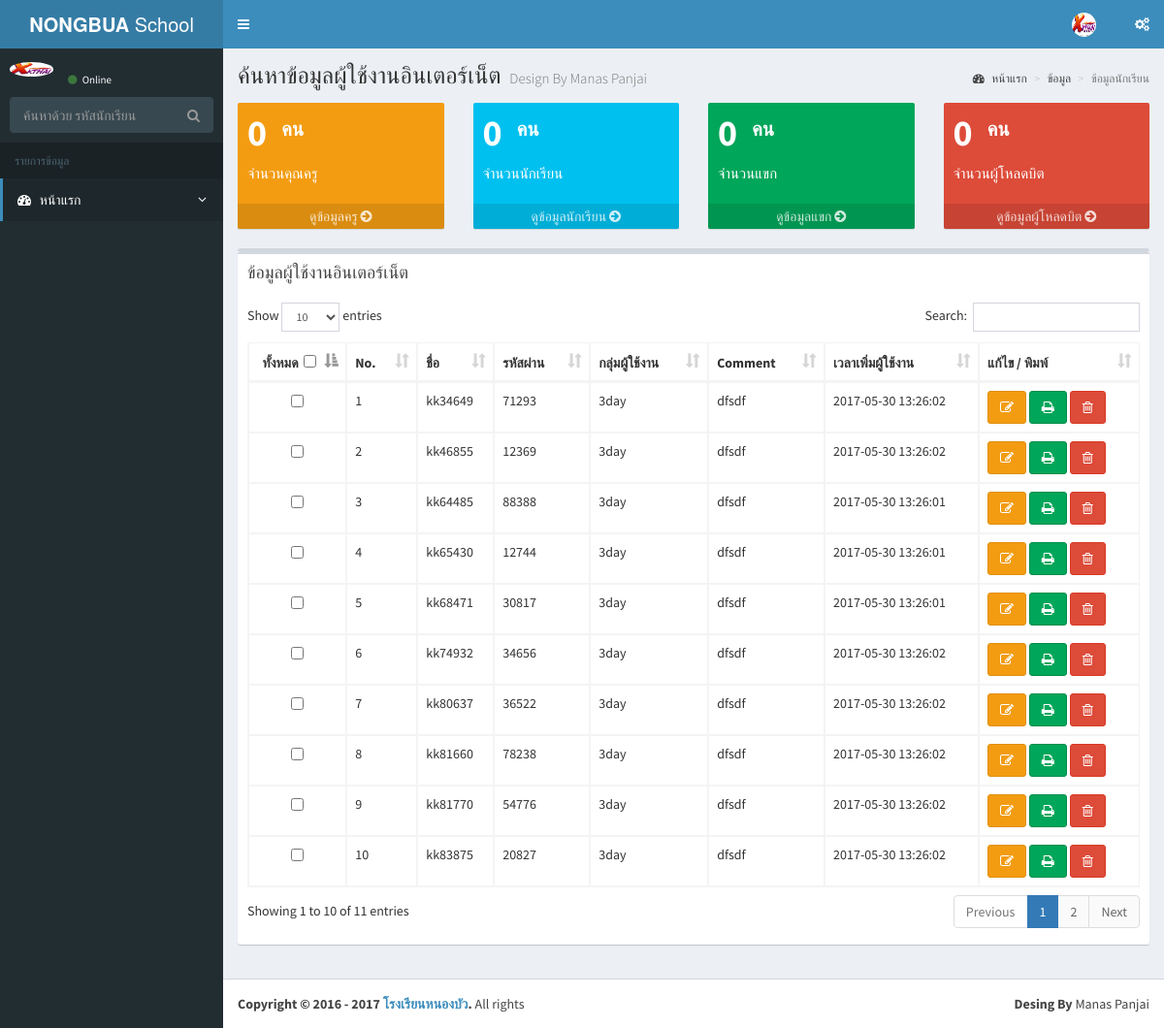
Screenshot of /site/search_user1.php with the database file from the repository.
### tables this page shows
CREATE TABLE `mt_gen` (
  `user` varchar(11) NOT NULL,
  `pass` varchar(10) NOT NULL,
  `profile` varchar(50) NOT NULL,
  `qrcode` varchar(20) NOT NULL,
  `date` datetime NOT NULL,
  `mt_id` int(100) NOT NULL,
  `status` varchar(10) NOT NULL
);

### site/search_user1.php (the view, shortened to what this page needs)
<?php
    $serverName = "localhost";
    $userName = "root";
    $userPassword = "mikrotikthailand";
    $dbName = "api_mikrotik";
    $conn = mysqli_connect($serverName,$userName,$userPassword,$dbName);
      $sql = "SELECT * FROM  mt_gen WHERE  profile  LIKE  '%teacher%'  ";
      $query = mysqli_query($conn,$sql);
      $teacher_sum_score = mysqli_num_rows($query);
     $sql = "SELECT * FROM  mt_gen WHERE  profile  LIKE  '%studen%'  ";
     $query = mysqli_query($conn, $sql);
     $student_sum_score = mysqli_num_rows($query);
      $sql = "SELECT * FROM  mt_gen WHERE  profile  LIKE  '%guest%'  ";
      $query = mysqli_query($conn,$sql);
      $guest_sum_score = mysqli_num_rows($query);
     $sql = "SELECT * FROM  mt_gen WHERE  profile  LIKE  '%bit%'  ";
     $query = mysqli_query($conn,$sql);
     $bit_sum_score = mysqli_num_rows($query);
?>
<!DOCTYPE html>
<html>
<head>
  <link rel="stylesheet" href="../bootstrap/css/bootstrap.min.css">
  <link rel="stylesheet" href="https://cdnjs.cloudflare.com/ajax/libs/font-awesome/4.5.0/css/font-awesome.min.css">
  <link rel="stylesheet" href="https://cdnjs.cloudflare.com/ajax/libs/ionicons/2.0.1/css/ionicons.min.css">
  <link rel="stylesheet" href="../plugins/datatables/dataTables.bootstrap.css">
  <link rel="stylesheet" href="../dist/css/AdminLTE.min.css">
  <link rel="stylesheet" href="../dist/css/skins/_all-skins.min.css">
</head>
<body class="hold-transition skin-blue sidebar-mini">
<div class="wrapper">
   <header class="main-header">
                      <a href="index.php" class="logo">
                                  <span class="logo-lg"><b>NONGBUA </b> School</span>
                      </a>
    <nav class="navbar navbar-static-top">
      <a href="#" class="sidebar-toggle" data-toggle="offcanvas" role="button">
      </a>
      <div class="navbar-custom-menu">
        <ul class="nav navbar-nav">
          <li class="dropdown user user-menu">
            <a href="#" class="dropdown-toggle" data-toggle="dropdown">
              <img src="../dist/img/user2-160x160.jpg" class="user-image" alt="User Image">
            </a>
          </li>
          <li>
            <a href="#" data-toggle="control-sidebar"><i class="fa fa-gears"></i></a>
          </li>
        </ul>
      </div>
    </nav>
  </header>
  <aside class="main-sidebar">
    <section class="sidebar">
            <div class="user-panel">
                        <div class="pull-left image">
                                    <img src="../dist/img/user2-160x160.jpg" class="img-circle" alt="User Image">
                        </div>
                        <div class="pull-left info">
                          <a href="#"><i class="fa fa-circle text-success"></i> Online</a>
                        </div>
            </div>
            <form action="search_user1.php" method="get" class="sidebar-form">
                          <div class="input-group">
                                  <input type="text" name="user_id" class="form-control" placeholder="ค้นหาด้วย รหัสนักเรียน">
                                            <span class="input-group-btn">
                                                        <button type="submit" name="search" id="search-btn" class="btn btn-flat"><i class="fa fa-search"></i></button>
                                            </span>
                          </div>
            </form>
      <ul class="sidebar-menu">
            <li class="header">รายการข้อมูล</li>
                  <li class="active treeview">
                            <a href="index.php"><i class="fa fa-dashboard"></i> <span>หน้าแรก</span>
                                    <span class="pull-right-container">
                                      <i class="fa fa-angle-left pull-right"></i>
                                    </span>
                              </a>
                    </li>
            </ul>
       </section>
  </aside>
  <div class="content-wrapper">
    <section class="content-header">
      <h1>
        ค้นหาข้อมูลผู้ใช้งานอินเตอร์เน็ต
        <small>Design By Manas Panjai</small>
      </h1>
      <ol class="breadcrumb">
        <li><a href="#"><i class="fa fa-dashboard"></i> หน้าแรก</a></li>
        <li><a href="#">ข้อมูล</a></li>
        <li class="active">ข้อมูลนักเรียน</li>
      </ol>
    </section>
    <section class="content">
                      <div class="row">
                              <div class="col-lg-3 col-xs-6">
                                <div class="small-box bg-yellow">
                                  <div class="inner">
                                    <h3><? print"$teacher_sum_score";?>&nbsp;&nbsp;<sup style="font-size: 20px">คน</sup></h3>
                                    <p>จำนวนคุณครู</p>
                                  </div>
                                  <a href="#" class="small-box-footer">ดูข้อมูลครู <i class="fa fa-arrow-circle-right"></i></a>
                                </div>
                              </div>
                              <div class="col-lg-3 col-xs-6">
                                <div class="small-box bg-aqua">
                                  <div class="inner">
                                    <h3><? print"$student_sum_score";?>&nbsp;&nbsp;<sup style="font-size: 20px">คน</sup></h3>
                                    <p>จำนวนนักเรียน</p>
                                  </div>
                                  <a href="#" class="small-box-footer">ดูข้อมูลนักเรียน&nbsp;<i class="fa fa-arrow-circle-right"></i></a>
                                </div>
                              </div>
                              <div class="col-lg-3 col-xs-6">
                                <div class="small-box bg-green">
                                  <div class="inner">
                                    <h3><? print"$guest_sum_score";?>&nbsp;&nbsp;<sup style="font-size: 20px">คน</sup></h3>
                                    <p>จำนวนแขก</p>
                                  </div>
                                  <a href="#" class="small-box-footer">ดูข้อมูลแขก&nbsp;<i class="fa fa-arrow-circle-right"></i></a>
                                </div>
                              </div>
                              <div class="col-lg-3 col-xs-6">
                                <div class="small-box bg-red">
                                  <div class="inner">
                                    <h3><? print"$bit_sum_score";?>&nbsp;&nbsp;<sup style="font-size: 20px">คน</sup></h3>
                                    <p>จำนวนผู้โหลดบิต</p>
                                  </div>
                                  <a href="#" class="small-box-footer">ดูข้อมูลผู้โหลดบิต <i class="fa fa-arrow-circle-right"></i></a>
                                </div>
                              </div>
                            </div>
      <div class="row">
        <div class="col-xs-12">
          <div class="box">
          <div class="box">
            <div class="box-header">
              <h3 class="box-title">ข้อมูลผู้ใช้งานอินเตอร์เน็ต</h3>
                          </div>
            <div class="box-body">
              <div class="table-responsive">
                                <table id="example1" class="table table-bordered table-hover">
                                    <thead>
                                        <tr>
                                            <th width="10%">&nbsp;&nbsp;ทั้งหมด&nbsp;&nbsp;<input type="checkbox" id="selecctall"/></th>
                                            <th>No.</th>
                                            <th>ชื่อ</th>
                                            <th>รหัสผ่าน</th>
                                            <th>กลุ่มผู้ใช้งาน</th>
                                            <th>Comment</th>
                                            <th>เวลาเพิ่มผู้ใช้งาน</th>
                                            <th>แก้ไข / พิมพ์</th>
                                        </tr>
                                    </thead>
                        <tbody>
                        <?php
                                $hostname = "localhost";
                                $username = "root";
                                $password = "mikrotikthailand";
                                $dbName = "api_mikrotik";
                                $connect = mysqli_connect($hostname,$username,$password,$dbName);
                          $user = $_GET['user_id'];
                          $sql = "SELECT * FROM  mt_gen  WHERE  user  LIKE  '%$user%'   ORDER BY   `user`  ASC";
                          $query=mysqli_query($connect, $sql);
                          $i=0;
                          while($result=mysqli_fetch_array($query)){
                            $i++;
                          echo "<tr>";
                            echo "<td><center><input class=\"checkbox1\" type=\"checkbox\" name=\"check[]\" id=\"check[]\" value=".$result['user']."></center></td>";
                            echo "<td>".$i."</td>";
                            echo "<td>".$result['user']."</td>";
                            echo "<td>".$result['pass']."</td>";
                            echo "<td>".$result['profile']."</td>";
                            echo "<td>".$result['status']."</td>";
                            echo "<td>".$result['date']."</td>";
                                                        echo "<td>
                                                            <a href='index.php?opt=edit_user&id=".$result['user']."'><button type=\"button\" class=\"btn btn-warning\"><i class=\"fa fa-edit\"></i></button></a>
                                                            <a href='print.php?user&id=".$result['user']."' target='_blank'><button type=\"button\" class=\"btn btn-success\"><i class=\"fa fa-print\"></i></button></a>
                                                            <a href='user_del.php?name=".$result['user']."'><button type=\"button\" class=\"btn btn-danger\"><i class=\"fa fa-trash-o\"></i></button></a>
                                                            </td>";
                          echo "</tr>";
                          }
                        ?>
                                    </tbody>
                                </table>
                            </div>
            </div>
          </div>
        </div>
      </div>
    </section>
  </div>
  <footer class="main-footer">
        <div class="pull-right hidden-xs">
            <b>Desing By</b> Manas Panjai
        </div>
    <strong>Copyright &copy; 2016 - 2017 <a href="#">โรงเรียนหนองบัว</a>.</strong> All rights
  </footer>
</div>
</body>
</html>

### rows the page displays
mt_gen: user "kk34649", pass "71293", profile "3day", status "dfsdf", date "2017-05-30 13:26:02"
mt_gen: user "kk46855", pass "12369", profile "3day", status "dfsdf", date "2017-05-30 13:26:02"
mt_gen: user "kk64485", pass "88388", profile "3day", status "dfsdf", date "2017-05-30 13:26:01"
mt_gen: user "kk65430", pass "12744", profile "3day", status "dfsdf", date "2017-05-30 13:26:01"
mt_gen: user "kk68471", pass "30817", profile "3day", status "dfsdf", date "2017-05-30 13:26:01"
mt_gen: user "kk74932", pass "34656", profile "3day", status "dfsdf", date "2017-05-30 13:26:02"
mt_gen: user "kk80637", pass "36522", profile "3day", status "dfsdf", date "2017-05-30 13:26:02"
mt_gen: user "kk81660", pass "78238", profile "3day", status "dfsdf", date "2017-05-30 13:26:02"
mt_gen: user "kk81770", pass "54776", profile "3day", status "dfsdf", date "2017-05-30 13:26:02"
mt_gen: user "kk83875", pass "20827", profile "3day", status "dfsdf", date "2017-05-30 13:26:02"

### other values shown
$teacher_sum_score "0"
$student_sum_score "0"
$guest_sum_score "0"
$bit_sum_score "0"
